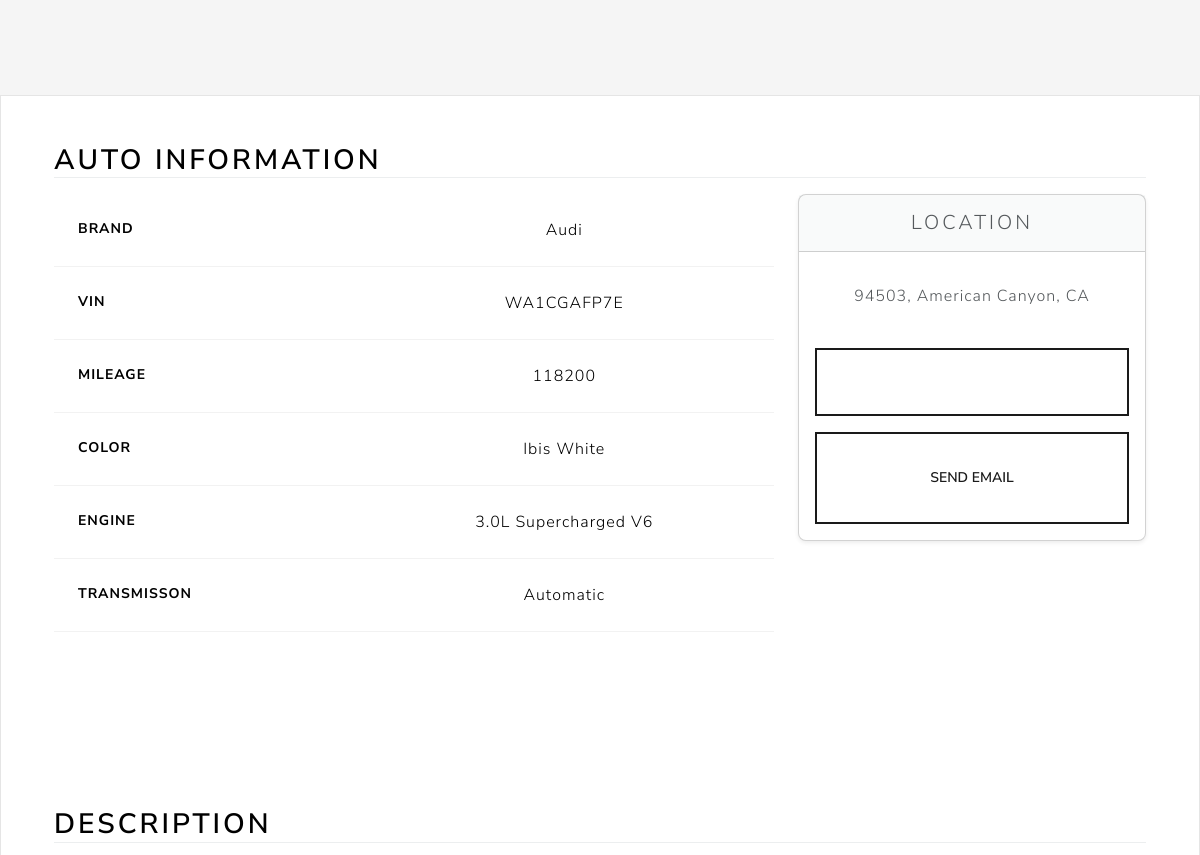
The page /listing/38d65912-aeb5-465f-b28a-98d0305e7ea9/ (signed in, middle part) on the database as committed earlier.
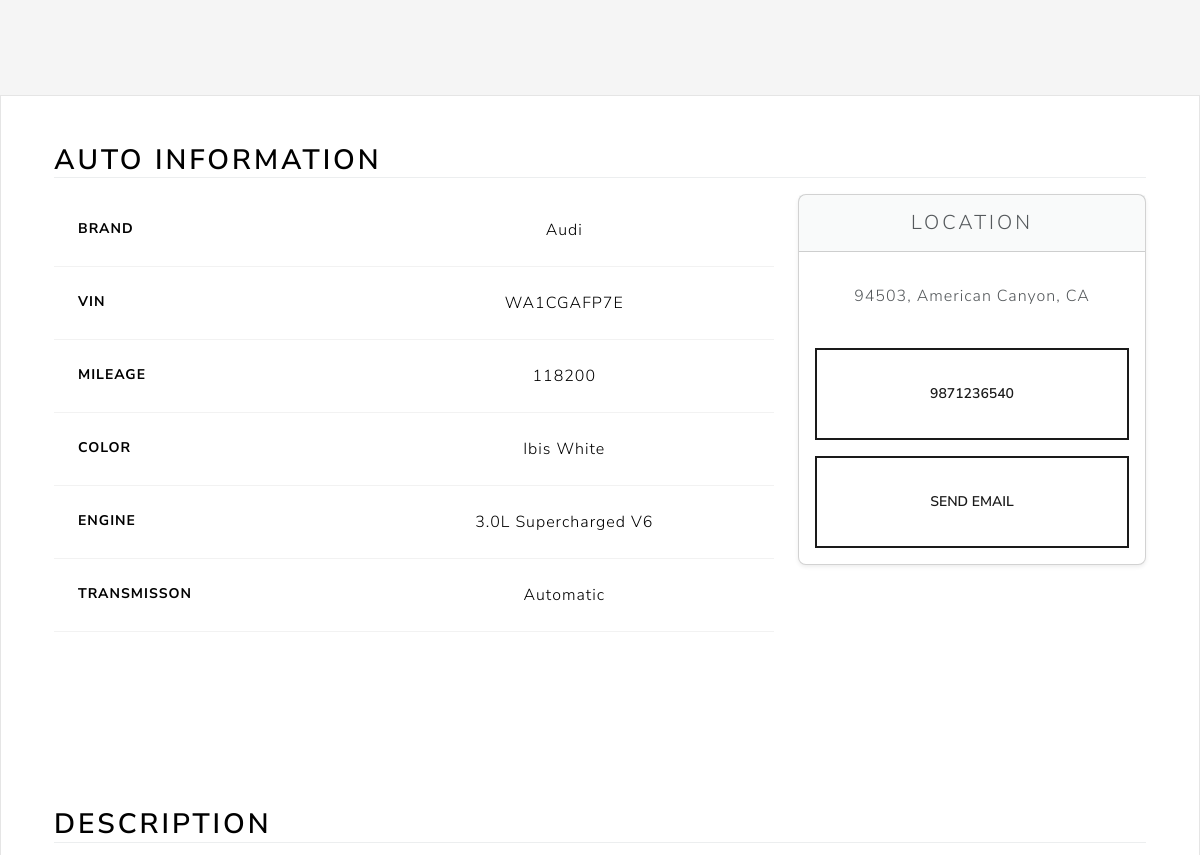
The same page on the database as committed later.
### main/models.py (models this page shows, shortened)
class Listing(models.Model):
    id = models.UUIDField(primary_key=True, default=uuid.uuid4, unique=True, editable=False)
    created_at = models.DateTimeField(auto_now_add=True)
    updated_at = models.DateTimeField(auto_now=True)
    seller = models.ForeignKey(Profile, on_delete=models.CASCADE)
    brand = models.CharField(max_length=24, choices=CARS_BRANDS, default=None)
    model = models.CharField(max_length=64,)
    vin = models.CharField(max_length=10,)
    mileage = models.IntegerField(default=0,)
    color = models.CharField(max_length=24,)
    description = models.TextField()
    engine = models.CharField(max_length=24)
    transmission = models.CharField(max_length=24, choices=TRANSMISSION_OPTIONS, default=None)
    location = models.OneToOneField(Location, on_delete=models.SET_NULL, null=True)
    image = models.ImageField(upload_to=user_listing_path)

### users/models.py (models this page shows, shortened)
class Location(models.Model):
    address_1 = models.CharField(max_length=128, blank=True)
    address_2 = models.CharField(max_length=128, blank=True)
    city = models.CharField(max_length=64)

class Profile(models.Model):
    user = models.OneToOneField(User, on_delete=models.CASCADE)
    photo = models.ImageField(upload_to=user_directory_path ,null=True)
    bio = models.CharField(max_length=140, blank=True)
    phone_number = models.CharField(max_length=10, blank=True)
    location = models.OneToOneField(Location, on_delete=models.SET_NULL, null=True)

### main/views.py (the view)
# urls.py: path('listing/<str:id>/', listing_view, name="listing"),
@login_required
def listing_view(request, id):
    try:
        listing = Listing.objects.get(id=id)
        if listing is None:
            raise Exception
        return render(request, 'views/listing.html', {'listing': listing})
    except Exception as e:
        messages.error(request, f'Unvalid UID {id} was provided for listing.')
        return redirect('/home/')

### main/templates/views/listing.html (shortened to what this page needs)
{% extends 'base/base.html' %}
{% load static %}
{% block 'body' %}
<main>
    <section class="container col-xxl-8 px-4 py-5">
        <div class="row flex-lg-row-reverse align-items-center g-5 py-5">
        </div>
    </section>
    <div class="bg-light">
        <div class="container px-4 py-5">
            <h2 class="mb-3 border-bottom" style="color: black">Auto Information</h2>
            <div class="row row-cols-1 row-cols-md-3 mb-3 text-center">
                <div class="col-lg-8">
                    <div class="table-responsive">
                        <table class="table text-center">
                            <tbody>
                                <tr>
                                    <th scope="row" class="text-start">Brand</th>
                                    <td> {{listing.brand|capfirst }}</td>
                                </tr>
                                <tr>
                                    <th scope="row" class="text-start">Vin</th>
                                    <td> {{listing.vin }}</td>
                                </tr>
                                <tr>
                                    <th scope="row" class="text-start">Mileage</th>
                                    <td> {{listing.mileage }}</td>
                                </tr>
                                <tr>
                                    <th scope="row" class="text-start">Color</th>
                                    <td> {{listing.color }}</td>
                                </tr>
                                <tr>
                                    <th scope="row" class="text-start">Engine</th>
                                    <td> {{listing.engine }}</td>
                                </tr>
                                <tr>
                                    <th scope="row" class="text-start">Transmisson</th>
                                    <td> {{listing.transmission|capfirst }}</td>
                                </tr>
                            </tbody>
                        </table>
                    </div>
                </div>
                <div class="col-lg-4">
                    <div class="card mb-4 rounded-3 shadow-sm">
                        <div class="card-header py-3">
                            <h4 class="my-0 fw-normal">Location</h4>
                        </div>
                        <div class="card-body">
                            <ul class="list-unstyled mt-3 mb-4">
                                <li>{{ listing.location.city }}, {{ listing.location.address_1 }},
                                    {{listing.location.address_2 }} </li>
                            </ul>
                            <button
                                class="w-100 btn btn-lg btn-outline-primary my-3">{{listing.seller.phone_number}}</button>
                            <button id="sendEmail" class="w-100 btn btn-lg btn-outline-primary">Send Email</button>
                        </div>
                    </div>
                </div>
            </div>
        </div>
        <div class="container px-4 py-5">
            <div class="row g-4 py-5">
                <div class="col d-flex align-items-start">
                    <div>
                        <h2 class="mb-3 border-bottom" style="color: black">Description</h2>
                    </div>
                </div>
            </div>
        </div>
    </div>
</main>
{% endblock %}

Rows that differ between the two databases and show on the page:
changed through a linked row, Listing "Audi": seller.phone_number (not shown) → "9871236540"
